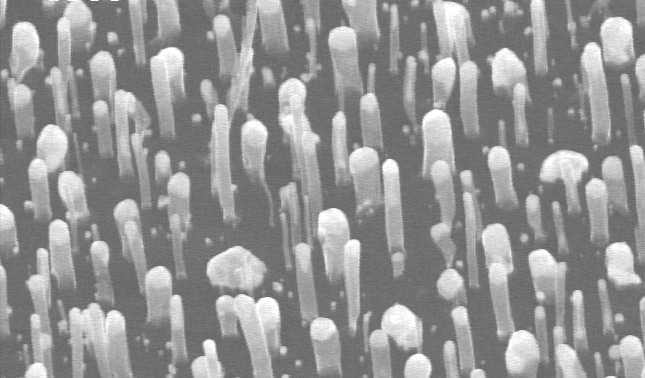
#> input picture CNT/1.jpg, 645 x 378 px; its folder holds only this picture in this run
$ jupyter execute --allow-errors 'Nanoimage Classifier.ipynb'
#> lines starting #> are read from the running program, lines starting #| are printed output that depends on the picture
# Nanoimage Classification with CapsNet
Deep learning is a great approach that can help us to do fantastic AI based processes and develop our models. The base element of models implemented by deep learning is a neuron, as well as neural networks are usual and effective method for building and developing state-of-the-art models.
Most solved problem in machine learining is classification problem, however since in deep learning we work with visual data, neurons will be brought up to acheive the solution. Neurons are game changer but not efficeint enough to help us in some hard situations. Although we have worked with nanoimage classification task with implementing convolutional neural networks, we couldn't reach to our satisfaction point. This can be resulted due to below causes:
- ConvNets are good at detecting whole presence of image but, they are poor at act correctly with element change in the input.
- Due to maxpooling layers, they are invariant to orientational variation.
- They can't learn sufficiently relationships between data elments. For example in the picture below, a ConvNet think both images the same.
- They must be fed at training with high quantity of data. That is the most important problem that we deal with.

# Overall Structure of CapsNets
The structure shown as below, at first we have ConvNets that detect general representations of inputs. Then we have primary caps that are capsules connected to each other with dynamic routing. The next part includes in labels caps (digits caps for mnist data) capsules that carry labels. Finally we have a decoder network for reconstruction of data to involve it in evaluation.

We have concatenated CNT and SEM nanoimages and labels to more generalize the model. Below are candidates for the input images.


Therefore we do the hierarchy written as codes below.

[cell 1]
# Import Libraries
import numpy as np
import pandas as pd
import keras
import cv2
import glob
import os
import matplotlib.pyplot as plt
from sklearn.model_selection import train_test_split
from keras import layers
from keras.models import Model, Sequential
from keras.layers import Conv2D, MaxPooling2D, Input, Dense, Flatten, Dropout
from keras import backend as K
from keras.preprocessing.image import ImageDataGenerator
from keras import initializers
from keras import models
from keras.preprocessing import image
from keras.engine.topology import Layer
from keras import regularizers
# Adjusting Import Directory
cwd = os.getcwd()
os.chdir("C:/Users/toranj/Desktop/DL Python")

[cell 2]
'''
Predefined Functions:
Sharpen : To sharpen the image using "unsharp mask" method.
'''
# Sharpfactor is an int betweeen 0 and 1 determines how much high the result is to be sharpened.
def sharpen(img,sharpfactor):
    threshold = 0.5
    blurred = cv2.GaussianBlur(img,ksize = (3,3),sigmaX=0)
    masked = np.abs(img - blurred) < threshold
    image = cv2.addWeighted(blurred, -sharpfactor, img , (1+sharpfactor), gamma = 0)
    binmasked = masked.astype(bool)
    image = image * (binmasked.astype(image.dtype))
    return image

# [4 lines left out: function Clahe, not called in this run]


def Load_data(mode):
#> called with mode = 'GrayScale'
    a = {'GrayScale':0, 'Color':None}
    image_path1 = "C:/Users/toranj/Desktop/DL Python/CNT/"                       # path of train images
    image_path2 = "C:/Users/toranj/Desktop/DL Python/SEM of Nanoparticles/"
    images = glob.glob(image_path1 +"*.jpg") + glob.glob(image_path2 +"*.png")   # selecting images
    images.sort()                                                                # sorting images
    final_images=[]
    for img in images:
        image = cv2.imread(img,a[mode])                    # loading images
#> image is the input picture: shape (378, 645); min 83, max 255, mean 148
        image = cv2.resize(image,(500,300))                # Resizing images
#> image: shape (300, 500)
        image = image / np.max(image)                      # Normalization
       #image = Clahe(image)                               # Adaptive Histogram Equlization
        image = sharpen(image,0.8)                         # Sharpening
#> in sharpen, `masked = np.abs(img - blurred) < threshold`: masked: shape (300, 500) bool; every value is 1
#> in sharpen, `image = cv2.addWeighted(blurred, -sharpfactor, img , (1+sharpfactor), ..`:
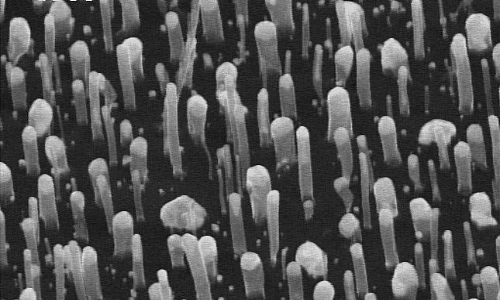
#> image: shape (300, 500) float64; min 0.319, max 1.13, mean 0.58; drawn with min black and max white
        image = image.tolist()
#> image = 300 items
        final_images.append(image)
    return final_images

# [4 lines left out: function Load_labels, not called in this run]

def ConvNet(In):
    shape = (len(In[1]),len(In[2]),len(In[3]))
    inlay = Input(shape = shape)
    C1 = Conv2D(40,3, activation = 'relu', padding = 'same',kernel_regularizer = None, input_shape =shape)(inlay)
    C2 = Conv2D(80,3,activation = 'relu', padding = 'same',kernel_regularizer = None)(C1)

    return C2

# [19 lines left out: functions squash, mul_on_batch, PrimaryCap, not called in this run]

[cell 3]
def BuildModel():
    CNT_Model = Sequential()

    reg = regularizers.l1_l2(l1 = 0.001, l2 = 0.002)

    CNT_Model.add(Conv2D(20,5, activation = 'relu',strides=3, padding = 'same',kernel_regularizer = None, input_shape =(300,500,1)))
    CNT_Model.add(Conv2D(20,5, activation = 'relu',strides=2, padding = 'same', kernel_regularizer = None))
    CNT_Model.add(MaxPooling2D(pool_size = (2,2)))
    CNT_Model.add(Dropout(0.8))
    CNT_Model.add(Conv2D(40,5, activation = 'relu', padding = 'same', kernel_regularizer = reg))
    CNT_Model.add(MaxPooling2D(pool_size = (2,2)))
    CNT_Model.add(Conv2D(40,5, activation = 'relu', padding = 'same', kernel_regularizer = reg))
    CNT_Model.add(Dropout(0.5))
    CNT_Model.add(Flatten())
    CNT_Model.add(Dense(15,activation = 'relu', kernel_regularizer = None))
    CNT_Model.add(Dropout(0.5))
    #CNT_Model.add(BatchNormalization())
    CNT_Model.add(Dense(8,activation = 'relu', kernel_regularizer = None))
    #CNT_Model.add(BatchNormalization())
    CNT_Model.add(Dense(3,activation='softmax'))

    Optimizer = keras.optimizers.SGD(lr=0.01, momentum = 0.5, decay = 1e-5, nesterov = True)

    CNT_Model.compile(optimizer=Optimizer,
                  loss='categorical_crossentropy',
                  metrics=['accuracy'])
    return CNT_Model
#> (the rest of this cell did not finish here and is left out)

# ConvNet Evaluation
First of all, we visualize what convnets learn. We should carry edge detectors to the capsule, so that we want to ensure convnet work properly.

[cell 4]
#Load Data for Convnet Evaluation
nim = 1
X = Load_data(mode = 'GrayScale')
#> X = 1 item
#> (the rest of this cell did not finish here and is left out)

#> (a cell that did not finish here is left out)

#> (a cell that did not finish here is left out)

# Creating Capsule Network

[cell 7]
#Capsule Layers
class CapsLayer(Layer):
    # [32 lines left out: functions __init__, build, call, not called in this run]
    def compute_output_shape(self,inputshape):
        return tuple([None,self.capnum,self.capdim])

[cell 8]
class ReplacewithLength(Layer):
    def __init__(self, capout):
        self.capout = capout
        super(ReplacewithLength,self).__init__(**kwargs)
    def call(self):
        RWLOut = np.sqrt(np.sum(np.square(self.capout), -1))
        return RWLOut
    def compute_output_shape(self,inputshape):
        return inputshape[:-1]

class LabelMask(Layer):
    def __init__(self,inputs):
        maskin = self.inputs
        super(LabelMask,self).__init__(**kwargs)
    # [13 lines left out: functions call, compute_output_shape, not called in this run]

[cell 9]
#Encoder
In = Load_data(mode = 'GrayScale')
#> In = 1 item
#> (the rest of this cell did not finish here and is left out)


$ run again, on CNT/12.jpg
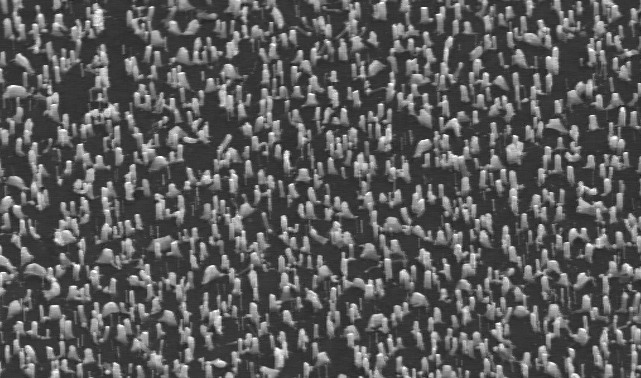
#> input picture CNT/12.jpg, 641 x 378 px
#> in Load_data, image is the input picture: shape (378, 641); min 27, max 255, mean 89.7
#> in Load_data, `image = cv2.resize(image,(500,300))`:
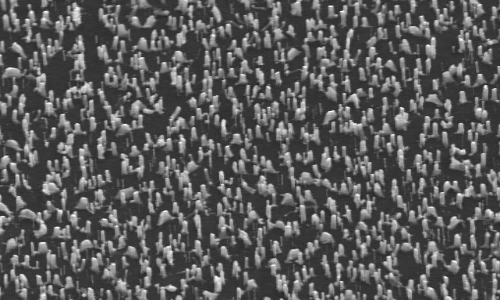
#> image: shape (300, 500); min 35, max 255, mean 89.5
#> masked: shape (300, 500) bool; every value is 1
#> in sharpen, `image = cv2.addWeighted(blurred, -sharpfactor, img , (1+sharpfactor), ..`:
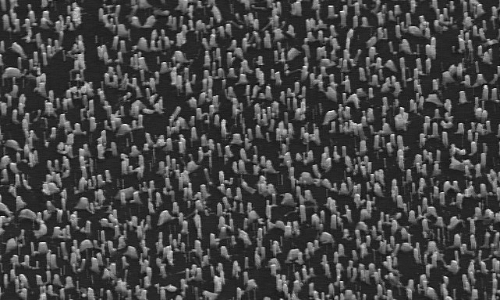
#> image: shape (300, 500) float64; min 0.0322, max 1.2, mean 0.351; drawn with min black and max white
#> in Load_data, `image = image.tolist()`: image = 300 items
#> X = 1 item

$ run again, on CNT/13.jpg
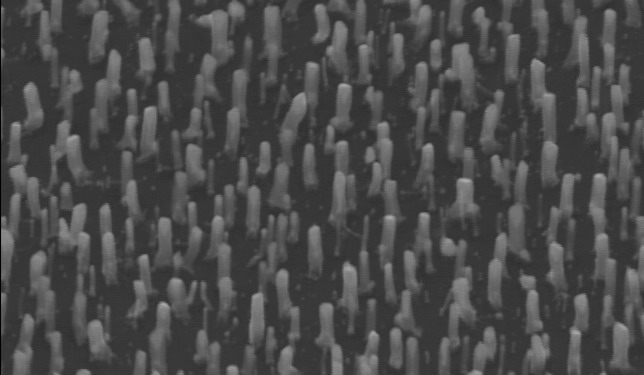
#> input picture CNT/13.jpg, 644 x 375 px
#> in Load_data, image is the input picture: shape (375, 644); min 0, max 173, mean 74.2
#> in Load_data, `image = image / np.max(image)`:
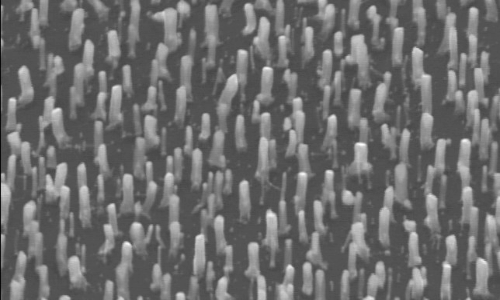
#> image: shape (300, 500) float64; min 0.0407, max 1, mean 0.431
#> masked: shape (300, 500) bool; every value is 1
#> in Load_data, `image = image.tolist()`: image = 300 items
#> X = 1 item

$ run again, on CNT/14.jpg
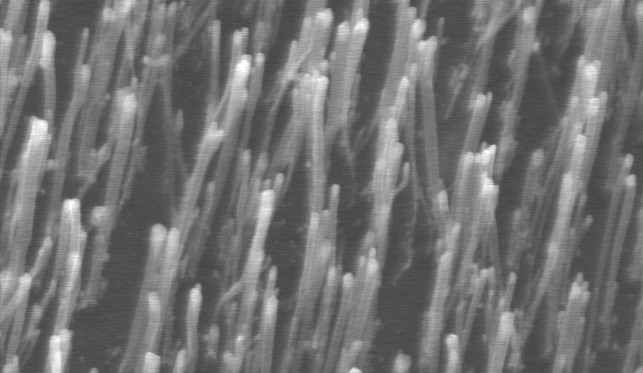
#> input picture CNT/14.jpg, 643 x 373 px
#> in Load_data, image is the input picture: shape (373, 643); min 64, max 255, mean 114.7
#> masked: shape (300, 500) bool; every value is 1
#> in sharpen, `image = cv2.addWeighted(blurred, -sharpfactor, img , (1+sharpfactor), ..`:
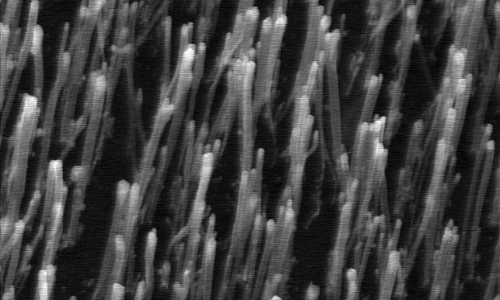
#> image: shape (300, 500) float64; min 0.253, max 1.02, mean 0.449; drawn with min black and max white
#> in Load_data, `image = image.tolist()`: image = 300 items
#> X = 1 item

$ run again, on CNT/10.jpg
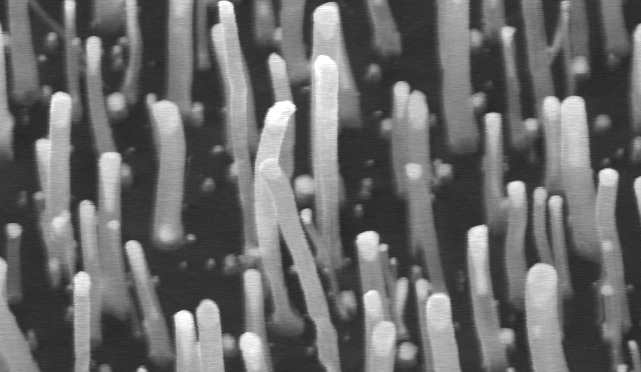
#> input picture CNT/10.jpg, 641 x 372 px
#> in Load_data, image is the input picture: shape (372, 641); min 36, max 255, mean 105.6
#> masked: shape (300, 500) bool; every value is 1
#> in sharpen, `image = cv2.addWeighted(blurred, -sharpfactor, img , (1+sharpfactor), ..`:
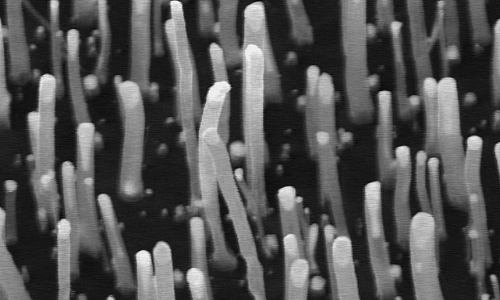
#> image: shape (300, 500) float64; min 0.0978, max 1.06, mean 0.414; drawn with min black and max white
#> in Load_data, `image = image.tolist()`: image = 300 items
#> X = 1 item
